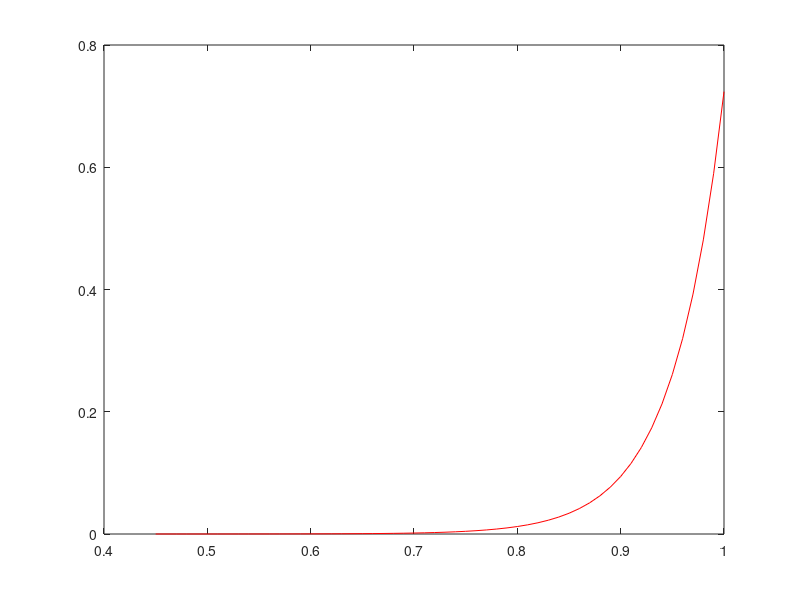

Recreate this plot in MATLAB.
v_t=0.0258; %Thermal voltage
i_saturation = 1.0e-9; % Saturation Current
v_diode =0.45:0.01:1; % Voltage Sampling; % Voltage Sampling
n=1.9; %Emission coefficient
i = i_saturation*(exp(v_diode/(n*v_t))-1); % Diode Current
%% Plotting the Results
plot(v_diode,i,'r');